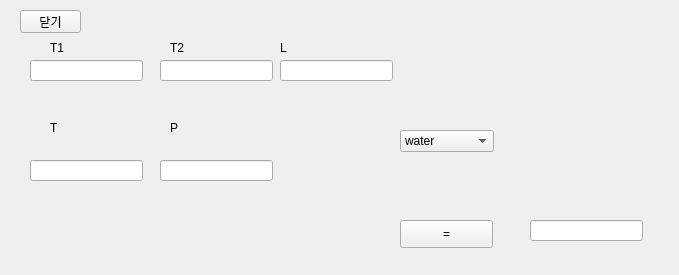
<?xml version="1.0" encoding="UTF-8"?>
<ui version="4.0">
 <class>Form</class>
 <widget class="QWidget" name="Form">
  <property name="geometry">
   <rect>
    <x>0</x>
    <y>0</y>
    <width>679</width>
    <height>275</height>
   </rect>
  </property>
  <property name="windowTitle">
   <string>Form</string>
  </property>
  <widget class="QLineEdit" name="T1">
   <property name="geometry">
    <rect>
     <x>30</x>
     <y>60</y>
     <width>113</width>
     <height>21</height>
    </rect>
   </property>
  </widget>
  <widget class="QLineEdit" name="T">
   <property name="geometry">
    <rect>
     <x>30</x>
     <y>160</y>
     <width>113</width>
     <height>21</height>
    </rect>
   </property>
  </widget>
  <widget class="QLabel" name="label_4">
   <property name="geometry">
    <rect>
     <x>170</x>
     <y>120</y>
     <width>64</width>
     <height>15</height>
    </rect>
   </property>
   <property name="text">
    <string>P</string>
   </property>
  </widget>
  <widget class="QLineEdit" name="P">
   <property name="geometry">
    <rect>
     <x>160</x>
     <y>160</y>
     <width>113</width>
     <height>21</height>
    </rect>
   </property>
  </widget>
  <widget class="QLabel" name="label_2">
   <property name="geometry">
    <rect>
     <x>50</x>
     <y>120</y>
     <width>64</width>
     <height>15</height>
    </rect>
   </property>
   <property name="text">
    <string>T</string>
   </property>
  </widget>
  <widget class="QLabel" name="label">
   <property name="geometry">
    <rect>
     <x>50</x>
     <y>40</y>
     <width>64</width>
     <height>15</height>
    </rect>
   </property>
   <property name="text">
    <string>T1</string>
   </property>
  </widget>
  <widget class="QLabel" name="label_3">
   <property name="geometry">
    <rect>
     <x>170</x>
     <y>40</y>
     <width>64</width>
     <height>15</height>
    </rect>
   </property>
   <property name="text">
    <string>T2</string>
   </property>
  </widget>
  <widget class="QLineEdit" name="T2">
   <property name="geometry">
    <rect>
     <x>160</x>
     <y>60</y>
     <width>113</width>
     <height>21</height>
    </rect>
   </property>
  </widget>
  <widget class="QLineEdit" name="Result">
   <property name="geometry">
    <rect>
     <x>530</x>
     <y>220</y>
     <width>113</width>
     <height>21</height>
    </rect>
   </property>
  </widget>
  <widget class="QLabel" name="label_5">
   <property name="geometry">
    <rect>
     <x>280</x>
     <y>40</y>
     <width>64</width>
     <height>15</height>
    </rect>
   </property>
   <property name="text">
    <string>L</string>
   </property>
  </widget>
  <widget class="QPushButton" name="check">
   <property name="geometry">
    <rect>
     <x>400</x>
     <y>220</y>
     <width>93</width>
     <height>28</height>
    </rect>
   </property>
   <property name="text">
    <string>=</string>
   </property>
  </widget>
  <widget class="QLineEdit" name="L">
   <property name="geometry">
    <rect>
     <x>280</x>
     <y>60</y>
     <width>113</width>
     <height>21</height>
    </rect>
   </property>
  </widget>
  <widget class="QComboBox" name="fluid_2">
   <property name="geometry">
    <rect>
     <x>400</x>
     <y>130</y>
     <width>94</width>
     <height>22</height>
    </rect>
   </property>
   <item>
    <property name="text">
     <string>water</string>
    </property>
   </item>
   <item>
    <property name="text">
     <string>air</string>
    </property>
   </item>
  </widget>
  <widget class="QPushButton" name="pushButton">
   <property name="geometry">
    <rect>
     <x>20</x>
     <y>10</y>
     <width>61</width>
     <height>23</height>
    </rect>
   </property>
   <property name="text">
    <string>닫기</string>
   </property>
  </widget>
 </widget>
 <resources/>
 <connections/>
</ui>
